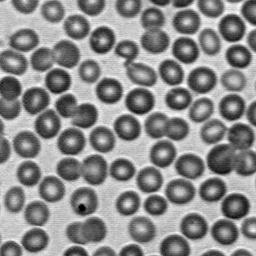
#> input picture input/img_cells.jpg, 256 x 256 px
$ python -i MathMorphology.py   (imports and definitions only)
#> lines starting #> are read from the running program, lines starting #| are printed output that depends on the picture; after the words box and inside, x2 and y2 are one past the last pixel; in counts of white or black regions, pixels touching at a corner belong together
#> further down, picture is the input picture: shape (256, 256, 3); min 0, max 255, mean 138.6
import cv2
import numpy as np
from scipy import ndimage
from matplotlib import pyplot as plt
from cv2 import THRESH_OTSU
from cv2 import watershed

class MathMorphology:
    def __init__(self) -> None:
        pass

    def fill(self,img):#https://github.com/thanhsn/opencv-filling-holes/blob/master/imfill.py
        _, im_th = cv2.threshold(img, 220, 255, cv2.THRESH_BINARY_INV)
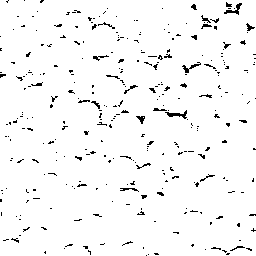
#> im_th: shape (256, 256, 3); 96.5% white; black in thin lines or dots
        im_floodfill = im_th.copy()
        h, w = im_th.shape[:2]
#> h = 256; w = 256
        mask = np.zeros((h+2, w+2), np.uint8)
        cv2.floodFill(im_floodfill, mask, (0,0), 255)
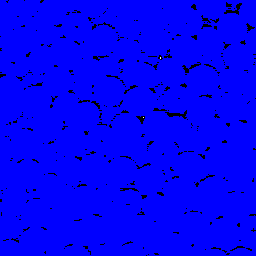
#> im_floodfill: shape (256, 256, 3); mean B, G, R 246.1, 0, 0
        im_floodfill_inv = cv2.bitwise_not(im_floodfill)
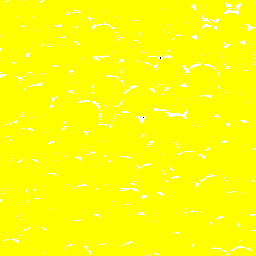
#> im_floodfill_inv: shape (256, 256, 3); mean B, G, R 8.9, 255, 255
        a= im_th | im_floodfill_inv
#> a: shape (256, 256, 3); every value is 255
        return a

    # [104 lines left out: functions q1, q2, q3, not called in this run]

>>> import cv2
>>> picture = cv2.imread('../input/img_cells.jpg')
>>> result = MathMorphology().fill(picture)

$ run again, on input/morf_test.png
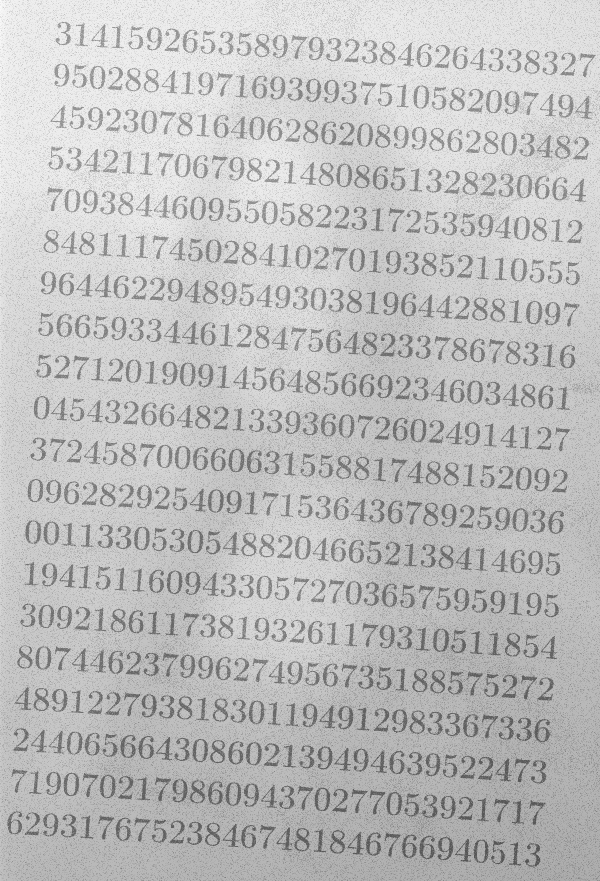
#> input picture input/morf_test.png, 600 x 881 px
#> picture is the input picture: shape (881, 600, 3); min 85, max 251, mean 190.6
#> in fill, `_, im_th = cv2.threshold(img, 220, 255, cv2.THRESH_BINARY_INV)`:
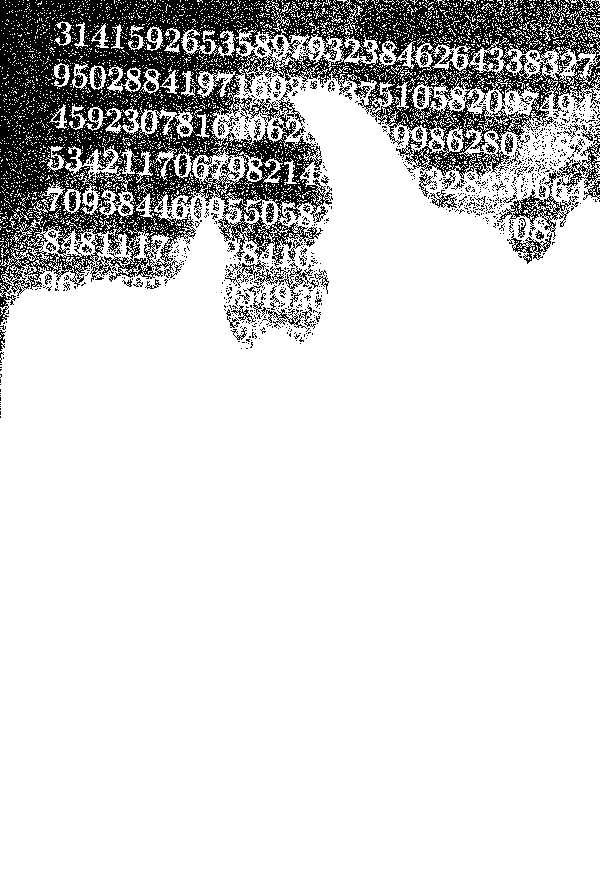
#> im_th: shape (881, 600, 3); 84.2% white; black in thin lines or dots, all inside (x1, y1, x2, y2) = (0, 0, 600, 418)
#> im_floodfill: shape (881, 600, 3); 11.6% of pixels changed, all inside (x1, y1, x2, y2) = (0, 0, 600, 279)
#> in fill, `a= im_th | im_floodfill_inv`:
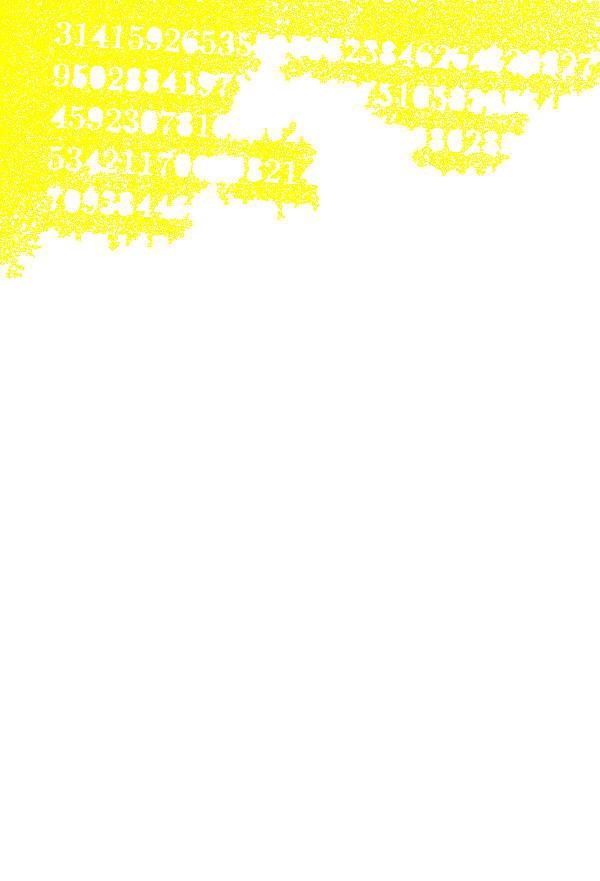
#> a: shape (881, 600, 3); mean B, G, R 225.4, 255, 255
